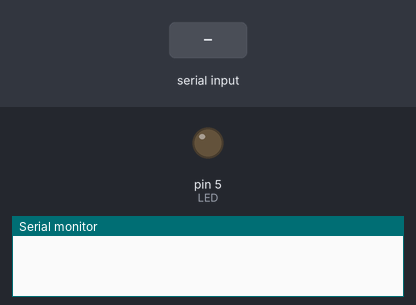
Simulated run of this sketch. Board: Arduino Uno, built with avr-gcc and run on an emulated ATmega328P. Shown: output pins drawn as LEDs (lit = HIGH), the last lines printed to the serial monitor. Inputs (shaded band) come from the test bench.

Above: at 1.2 s.
1.3 s: "1" received over Serial
At 1.9 s:
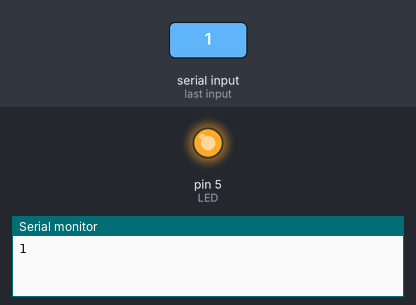
2.8 s: "0" received over Serial
At 3.1 s:
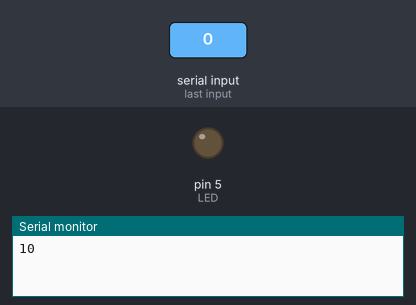
Timing chart, 0 to 5.8 s (numbered marks = the images above; inputs shaded):
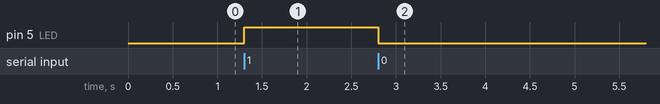

The sketch:

serial_comm_c_on_off_led.ino
```cpp
int LED = 5;
char c;

void setup() {
  Serial.begin(9600);
  pinMode(LED, OUTPUT);
}

void loop() {
  if (Serial.available() > 0) {
    while (Serial.available() > 0) {
      c = Serial.read();
      if (c == '1') {
        digitalWrite(LED, HIGH);
      } else  if (c == '0') {
        digitalWrite(LED, LOW);
      }
      Serial.print(c);
    }
  }
}
```

Measured:
- after the input at 1.3 s, pin 5 (LED): LOW → HIGH at once
- after the input at 2.8 s, pin 5 (LED): HIGH → LOW at once
